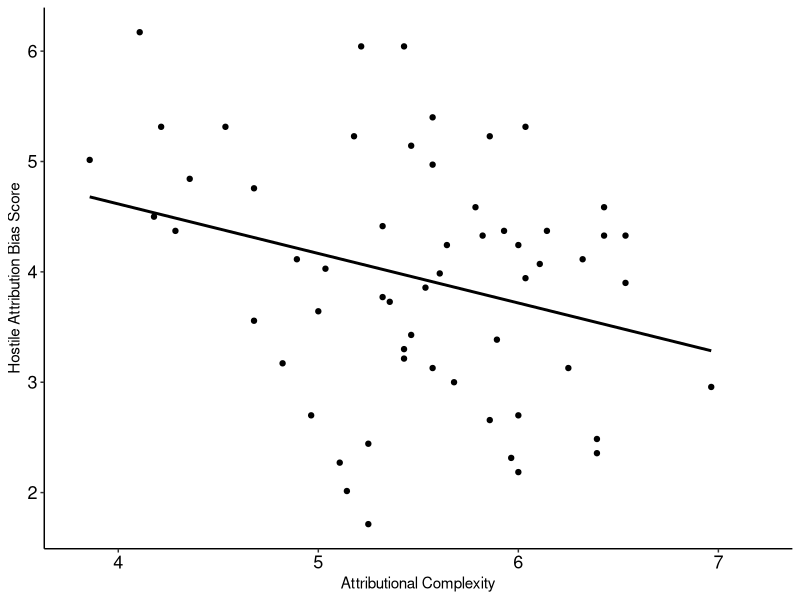

Source code (R):
## ---- chunk 1
rm(list=ls())

library(tidyverse)
library(dplyr)
library(fs)
library(ggplot2)
library(readxl)
## ---- chunk 2
AllData <- read.csv("../1_data/1_behav/AllData.csv")
## ---- chunk 3
#Find sum of hostility and intention
hosData = AllData %>% 
  group_by(subID) %>%
     dplyr::summarise(hos_sum = mean(hostile))
hosData <- hosData %>% arrange(desc(hos_sum))

intendData = AllData %>%
  group_by(subID) %>%
     dplyr::summarise(intend_sum = sum(intend))
intendData <- intendData %>% arrange(desc(intend_sum))

angerData = AllData %>%
  group_by(subID) %>%
     dplyr::summarise(anger_sum = sum(angry))
angerData <- angerData %>% arrange(desc(anger_sum))

blameData = AllData %>%
  group_by(subID) %>%
     dplyr::summarise(blame_sum = sum(blame))
blameData <- blameData %>% arrange(desc(blame_sum))
## ---- chunk 4
pre_ac <- read_excel('../1_data/1_behav/HAB_pre_survey.xlsx') %>% dplyr::select(ID, AC_1:AC_28)
pre_ac <- pre_ac[-c(1,2),]

pre_ac$ID = substr(pre_ac$ID, 3, 4)

pre_ac <- mutate_all(pre_ac, function(x) as.numeric(as.character(x)))

#Deal with the reverse coded items
pre_ac['AC_1'] <- 8 - pre_ac['AC_1']
pre_ac['AC_2'] <- 8 - pre_ac['AC_2']
pre_ac['AC_5'] <- 8 - pre_ac['AC_5']
pre_ac['AC_6'] <- 8 - pre_ac['AC_6']
pre_ac['AC_8'] <- 8 - pre_ac['AC_8']
pre_ac['AC_11'] <- 8 - pre_ac['AC_11']
pre_ac['AC_13'] <- 8 - pre_ac['AC_13']
pre_ac['AC_16'] <- 8 - pre_ac['AC_16']
pre_ac['AC_17'] <- 8 - pre_ac['AC_17']
pre_ac['AC_18'] <- 8 - pre_ac['AC_18']
pre_ac['AC_22'] <- 8 - pre_ac['AC_22']
pre_ac['AC_23'] <- 8 - pre_ac['AC_23']
pre_ac['AC_26'] <- 8 - pre_ac['AC_26']
pre_ac['AC_28'] <- 8 - pre_ac['AC_28']

#Find the hostile score for each(sum the two hostile attribution choices for each story)
#hos_score higher, more HAB
pre_ac$pre_ac_score = rowMeans(pre_ac[,2:length(pre_ac)])
## ---- chunk 5
#Combining everything into a single dataframe  
during_hos_score <- hosData %>%
  rename(
    ID = subID
  )

during_anger_score <- angerData %>%
  rename(
    ID = subID
  )

during_blame_score <- blameData %>%
  rename(
    ID = subID
  )

during_intend_score <- intendData %>%
  rename(
    ID = subID
  )

during_hos_score$ID <- as.numeric(during_hos_score$ID)
during_anger_score$ID <- as.numeric(during_anger_score$ID)
during_blame_score$ID <- as.numeric(during_blame_score$ID)
during_intend_score$ID <- as.numeric(during_intend_score$ID)

pre_ac <- pre_ac %>%
  dplyr::select('ID', 'pre_ac_score')

AllProcessed <- merge(during_hos_score, during_anger_score, by = c('ID'))
AllProcessed <- merge(AllProcessed, during_blame_score, by = c('ID'))
AllProcessed <- merge(AllProcessed, during_intend_score, by = c('ID'))
AllProcessed <- merge(AllProcessed, pre_ac, by = c('ID'))
## ---- chunk 6
cor.test(AllProcessed$hos_sum,AllProcessed$intend_sum)
cor.test(AllProcessed$hos_sum,AllProcessed$anger_sum)
cor.test(AllProcessed$hos_sum,AllProcessed$blame_sum)
## ---- chunk 7
cor.test(AllProcessed$hos_sum,AllProcessed$pre_ac_score)
## ---- chunk 8
ggplot(data=AllProcessed,
       mapping = aes(x = pre_ac_score,y = hos_sum))+
  geom_point() +
  geom_smooth(method='lm',formula=y~x, colour="black", se = FALSE) +
  theme(legend.position="none",
        panel.grid.major = element_blank(),
        panel.grid.minor = element_blank(),
        panel.background = element_blank(),
        axis.text.x  = element_text(size=13,color="black"),
        axis.text.y  = element_text(size=13,color="black"),
        axis.line = element_line(colour = "black"),
        strip.background = element_blank(),
        strip.text.x = element_text(face = "bold"),
                plot.title = element_text(face = "plain", size = (15))) +
  
  ylab("Hostile Attribution Bias Score") + xlab("Attributional Complexity") +
  coord_cartesian(xlim = c(3.8,7.2))
